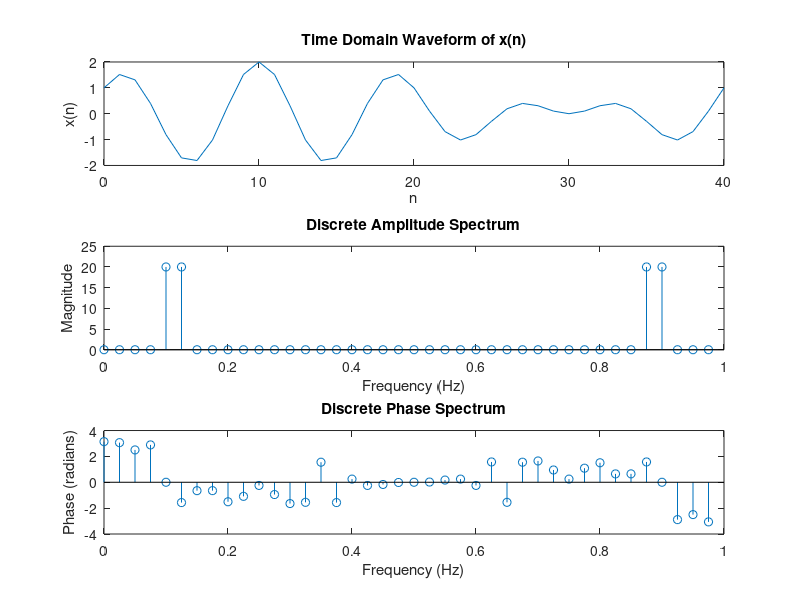

MATLAB code for this plot:
n = 0:1:40; % 假设周期为40
x = sin(pi/4 * n) + cos(pi/5 * n);
figure(1);
subplot(3,1,1);
plot(n, x);
xlabel('n');
ylabel('x(n)');
title('Time Domain Waveform of x(n)');
N = 40; % 假设取128点进行FFT
X = fft(x, N);
magnitude = abs(X);
phase = angle(X);
subplot(3,1,2);
stem((0:length(X)-1)/length(X), magnitude);
xlabel('Frequency (Hz)');
ylabel('Magnitude');
title('Discrete Amplitude Spectrum');
subplot(3,1,3);
stem((0:length(X)-1)/length(X), phase);
xlabel('Frequency (Hz)');
ylabel('Phase (radians)');
title('Discrete Phase Spectrum');
